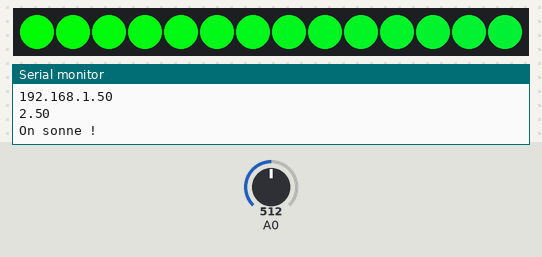
The sketch below on a simulated ESP8266 (Wemos D1 mini). Shown: 14 RGB LEDs in strip order, left to right, the last lines printed to the serial monitor. The test bench sets the inputs (shaded band); at power-on: A0 = 512. Dim RGB values are drawn brighter than linear; WiFi joins after 1.5 s; servers stay silent unless stated; no MQTT or app messages arrive unless stated.

Above: at 3.4 s.
3.5 s: A0 set to 160
At 6.0 s:
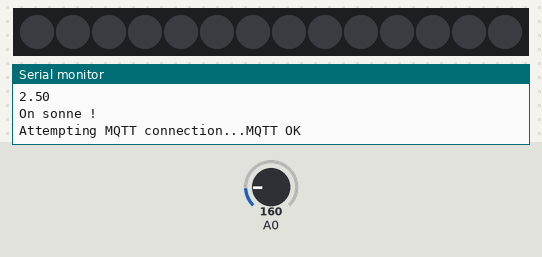
11.9 s: A0 set to 266
At 12.05 s:
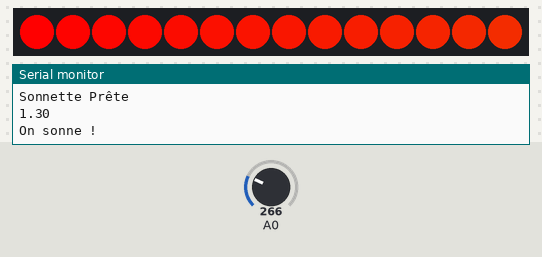
At 13.27 s:
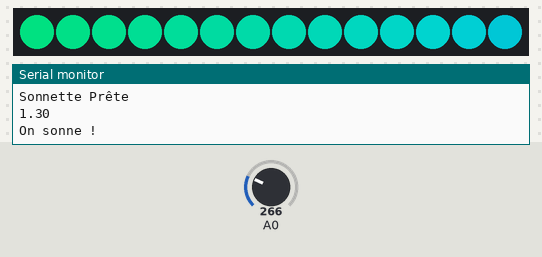

Measured:
- after the input at 11.9 s, the LEDs: change at once (image 2)

The sketch:

wemos-doorbell.ino
```cpp
#define MQTT_KEEPALIVE 30
#include <ESP8266WiFi.h>
#include <PubSubClient.h>
#include <Adafruit_NeoPixel.h>
#ifdef __AVR__
  #include <avr/power.h>
#endif
#define PIN D4
Adafruit_NeoPixel strip = Adafruit_NeoPixel(14, PIN, NEO_GRB + NEO_KHZ800);

#define mqtt_server "192.168.43.3"
#define mqtt_user "sensors"
#define mqtt_password ""
#define sonnette_topic "lghs/sensors/hallway/doorbell"
const char* ssid = "LgHs_IoT";
const char* password = "";

WiFiClient espClient;
PubSubClient client(espClient);
long lastMsg = 0;
char msg[50];

void setup() {
  //pinMode(BUILTIN_LED, OUTPUT);
  Serial.begin(115200);
  setup_wifi();
  client.setServer(mqtt_server, 1883);
  #if defined (__AVR_ATtiny85__)
    if (F_CPU == 16000000) clock_prescale_set(clock_div_1);
  #endif
  strip.begin();
  strip.show();
  colorWipe(strip.Color(0, 0, 0), 50);
}

void setup_wifi() {

  delay(10);
  Serial.println();
  Serial.print("Connecting to ");
  Serial.println(ssid);

  WiFi.begin(ssid, password);

  while (WiFi.status() != WL_CONNECTED) {
    delay(500);
    Serial.print(".");
  }

  Serial.println("");
  Serial.println("WiFi connected");
  Serial.println("IP address: ");
  Serial.println(WiFi.localIP());
}

void reconnect() {
  while (!client.connected()) {
    Serial.print("Attempting MQTT connection...");
    if (client.connect("Wemos-doorbell", mqtt_user, mqtt_password)) {
      //Serial.println("connected");
      client.publish(sonnette_topic, "Connected");
      break;
    }

    Serial.print("failed, rc=");
    Serial.print(client.state());
    Serial.println(" try again in 0.2 seconds");
    delay(200);
  }
}
void loop() {
  client.loop();

  int sensorValue = analogRead(A0);
  float voltage = sensorValue * (5.0 / 1023.0);

  if (voltage > 1) {
    Serial.println(voltage);
    Serial.println("On sonne !");
    rainbow(10);
    colorWipe(strip.Color(0, 0, 0), 50);
    if (!client.connected()) {
      reconnect();
    }
    client.publish(sonnette_topic, "DingDong");
    Serial.println("MQTT OK");
    delay(5000);
    Serial.println("Sonnette Prête");
  }
}

void colorWipe(uint32_t c, uint8_t wait) {
  for(uint16_t i=0; i<strip.numPixels(); i++) {
    strip.setPixelColor(i, c);
    strip.show();
    delay(wait);
  }
}

void rainbow(uint8_t wait) {
  uint16_t i, j;

  for(j=0; j<256; j++) {
    for(i=0; i<strip.numPixels(); i++) {
      strip.setPixelColor(i, Wheel((i+j) & 255));
    }
    strip.show();
    delay(wait);
  }
}
// Input a value 0 to 255 to get a color value.
// The colours are a transition r - g - b - back to r.
uint32_t Wheel(byte WheelPos) {
  WheelPos = 255 - WheelPos;
  if(WheelPos < 85) {
    return strip.Color(255 - WheelPos * 3, 0, WheelPos * 3);
  }
  if(WheelPos < 170) {
    WheelPos -= 85;
    return strip.Color(0, WheelPos * 3, 255 - WheelPos * 3);
  }
  WheelPos -= 170;
  return strip.Color(WheelPos * 3, 255 - WheelPos * 3, 0);
}
```
